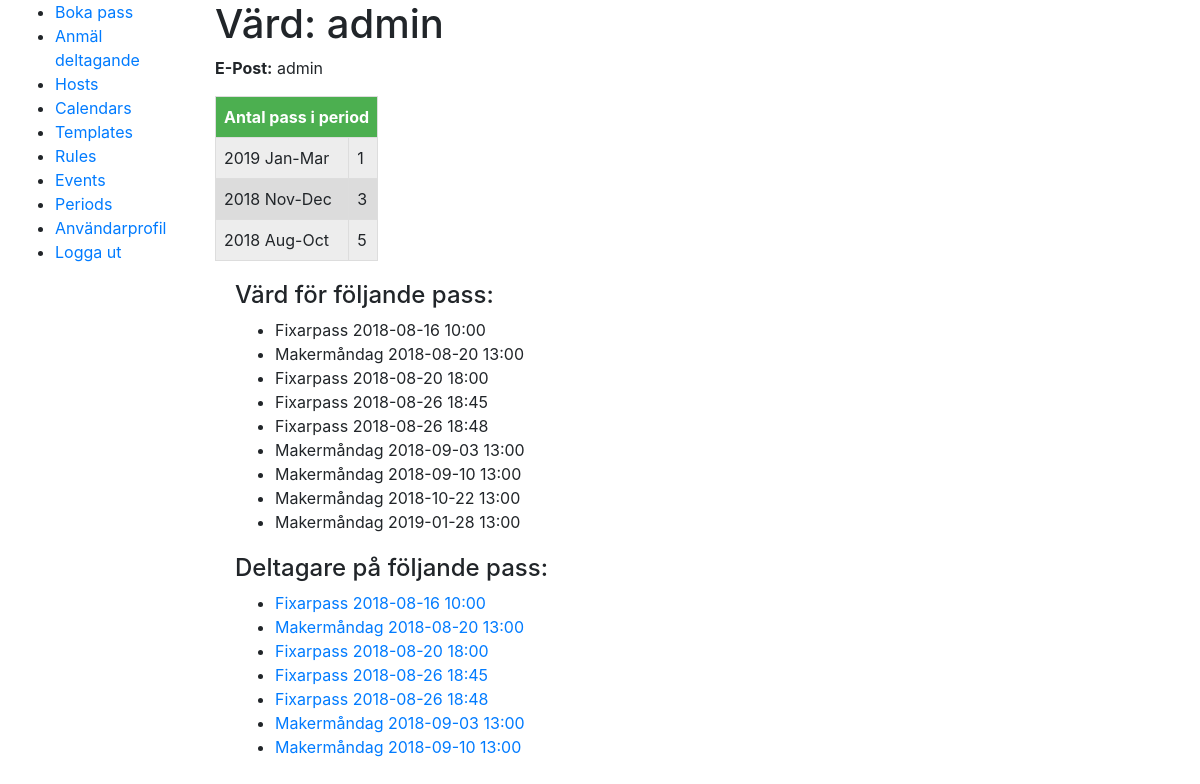
The page /scheduler/profile (signed in) on the database as committed earlier.
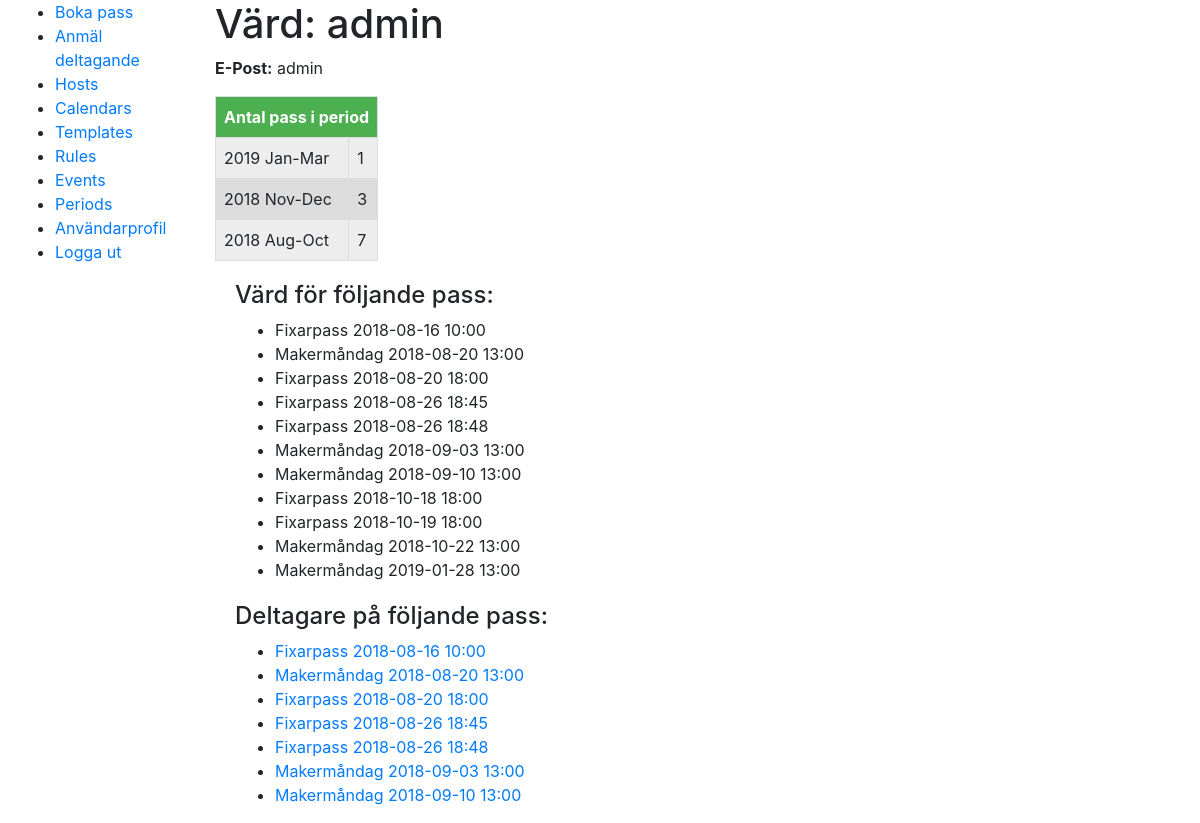
The same page on the database as committed later.
### scheduler/models.py (models this page shows, shortened)
class SchedulingPeriod(models.Model):
    start = models.DateField(help_text="Start of period", db_index=True)
    end = models.DateField(help_text="End of period", db_index=True)
    @property
    def name(self):
        return self.start.strftime('%Y %b') + "-" + self.end.strftime('%b')

class EventInstance(models.Model):
    STATUS = (
        (-1, 'Ombokning krävs'),
        (0, 'Ledigt'),
        (1, 'Bokat'),
        (2, 'Inställt'),
    )
    id = models.UUIDField(primary_key=True, default=uuid.uuid4, editable=False, help_text="Unique ID for this bookinginstance")
    google_calendar_booking_id = models.CharField(max_length=300, help_text="Unique ID from google after instance is created", null=True, blank=True)
    host = models.ForeignKey('accounts.User', on_delete=models.SET_NULL, null=True)
    participants = models.ManyToManyField('accounts.User', related_name="participants", blank=True)
    event = models.ForeignKey('Event', on_delete=models.SET_NULL, null=True)
    start = models.DateTimeField(help_text="Start of event")
    end = models.DateTimeField(help_text="End of event")
    status = models.IntegerField(default=0, choices=STATUS, help_text="Instance status")
    period = models.ForeignKey('SchedulingPeriod', on_delete=models.SET_NULL, null=True, blank=True)
    @property
    def title(self):
        return self.event.template.title
    class Meta:
        ordering = ["start", "end"]
        unique_together = ('event', 'start', 'end')
    def display_host(self):
        return ''.join([self.host.email])
    display_host.short_description = "Host"

class Event(models.Model):
    name = models.CharField(max_length=50, help_text="Enter a human-friendly name for this type of Event")
    description = models.CharField(max_length=300, help_text="Enter a description for this type of Event", null=True, blank=True)
    template = models.ForeignKey('EventTemplate', on_delete=models.SET_NULL, null=True, help_text="Select a template for how scheduled Events will look in the calendar.")
    start = models.DateTimeField(help_text="Start of event repetition and start time of events", db_index=True)
    end = models.DateTimeField(help_text="End time of events, must be after start", db_index=True)
    repeat_end = models.DateTimeField(help_text="Date to end repetition", null=True, blank=True)
    rule = models.ForeignKey('SchedulingRule', null=True, blank=True, help_text="Select '----' for a one time only event.", on_delete=models.SET_NULL)
    class Meta:
        ordering = ["name"]
    """
    Retrieves events between two dates
    If replace=True it replaces generated events with actual objects from DB
    If replace=False it removes generated events where there is an actual object in DB but does not replace it.
    """

class EventTemplate(models.Model):
    name = models.CharField(max_length=50, help_text="Enter a human-friendly name for this template")
    title = models.CharField(max_length=100, help_text="Enter title to be used for booking")
    header = models.CharField(max_length=200, help_text="Enter a, optional, header for the event to be inserted after the hosts name into the descriptionfield in the calendar event.", null=True, blank=True)
    body = models.TextField(max_length=1000, help_text="Enter a larger body of text to be inserted after the header in the description field in the calendar event", null=True, blank=True)
    num_participants = models.IntegerField(default = 0, help_text="Number of participants, -1 for infinite")
    calendar = models.ForeignKey('SchedulingCalendar', on_delete=models.SET_NULL, null=True, help_text="Select the calendar to sync events to.")
    synchronize = models.BooleanField(default=True, help_text="If active, scheduled events will be synced to Google calendar upon creation.")
    class Meta:
        ordering = ["name"]

### scheduler/views.py (the view)
# urls.py: path('profile', views.ProfileView.as_view(), name='profile'),
class ProfileView(LoginRequiredMixin, UnsecuredHostDetailView):
    def get_object(self):
        return self.request.user

### scheduler/views.py (called while the page is built)
    def get_context_data(self, **kwargs):
        context = super(UnsecuredHostDetailView, self).get_context_data(**kwargs)
        context['period_list'] = SchedulingPeriod.objects.all().order_by('-start').annotate(event_count = Count('eventinstance', filter=Q(eventinstance__status=1, eventinstance__host=self.get_object())))
        return context

### scheduler/templates/scheduler/host_detail.html (shortened to what this page needs)
{% extends "base_generic.html" %}
{% block content %}
  <h1>Värd: {{ view_user.slackId }}</h1>
  <p><strong>E-Post:</strong> {{ view_user.email }}</p>
  <table>
  <thead>
    <tr><th colspan =2>Antal pass i period</th></tr>
  </thead>
  {% for period in period_list %}
    <tr class="{% cycle 'row-uneven' 'row-even' %}">
      <td>{{ period.name }}</td>
      <td>{{ period.event_count }}</td>
    </tr>
  {% empty %}
    <tr><td colspan=2>Ännu inte värd på några pass.</td></tr>
  {% endfor %}
  </table>
  <div style="margin-left:20px;margin-top:20px">
    <h4>Värd för följande pass:</h4>
      <ul>
        {% for event in view_user.eventinstance_set.all %}
          {% if event.status == 1 %}
          <li>{{ event.title }} {{ event.start|date:"Y-m-d H:i" }}</li>
          {% endif %}
        {% empty %}
          Ännu inte värd för några pass.
        {% endfor %}
      </ul>
  </div>
  <div style="margin-left:20px;margin-top:20px">
    <h4>Deltagare på följande pass:</h4>
      <ul>
        {% for event in view_user.participants.all %}
          <li><a href="{% url 'eventinstance-join' pk=event.pk %}">{{ event.title }} {{ event.start|date:"Y-m-d H:i" }}</a></li>
        {% empty %}
          Ännu inte deltagare på några pass.
        {% endfor %}
      </ul>
  </div>
{% endblock %}

Rows that differ between the two databases and show on the page:
computed for SchedulingPeriod "2018 Aug-Oct": event_count "5" → "7"
added EventInstance: title "Fixarpass", start "2018-10-18 18:00", shown under "Värd för följande pass:"
added EventInstance: title "Fixarpass", start "2018-10-19 18:00", shown under "Värd för följande pass:"
